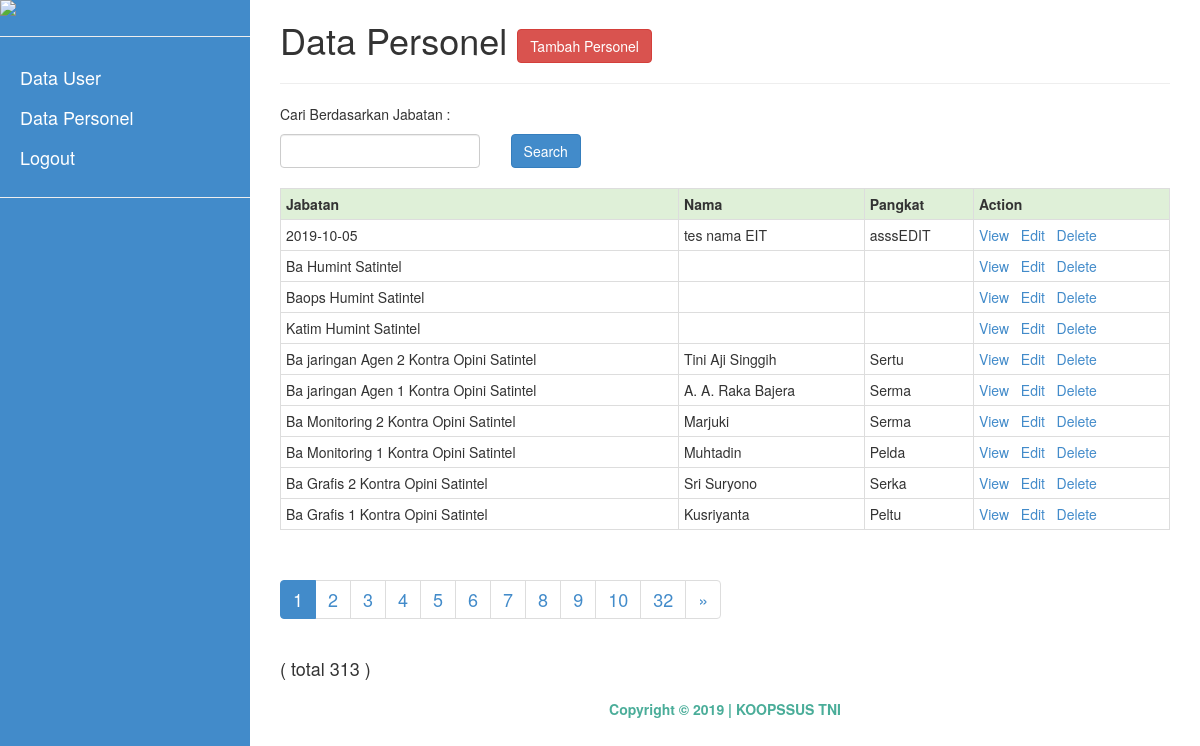
The app's page /personel.php (signed in) with its own data.
### tables this page shows
CREATE TABLE `tabel_personel_koopssus`  (
  `id` int(25) NOT NULL AUTO_INCREMENT,
  `Jabatan` varchar(100) NULL DEFAULT NULL,
  `Tmt_jabatan` date NULL DEFAULT NULL,
  `Nama` varchar(100) NULL DEFAULT NULL,
  `Pangkat` varchar(50) NULL DEFAULT NULL,
  `Korps` varchar(50) NULL DEFAULT NULL,
  `NRP` varchar(50) NULL DEFAULT NULL,
  `Matra` varchar(30) NULL DEFAULT NULL,
  `Tempat_lahir` varchar(50) NULL DEFAULT NULL,
  `Tanggal_lahir` date NULL DEFAULT NULL,
  `Gol_darah` varchar(50) NULL DEFAULT NULL,
  `Dik_akhir` varchar(50) NULL DEFAULT NULL,
  `Status` varchar(50) NULL DEFAULT NULL,
  `Domisili` varchar(50) NULL DEFAULT NULL,
  `Alamat` varchar(200) NULL DEFAULT NULL,
  `No_hp` varchar(20) NULL DEFAULT NULL,
  `Foto` varchar(200) NULL DEFAULT NULL,
  `Email` varchar(50) NULL DEFAULT NULL,
  `Ket` varchar(100) NULL DEFAULT NULL,
  PRIMARY KEY (`id`) USING BTREE
);

### public/personel_table.php (the view, shortened to what this page needs)
<?php
	include_once('includes/connect_database.php');
	include_once('functions.php');
?>
<div id="content" class="container col-md-12">
	<?php
		$function = new functions;
		$data = array();
		if(isset($_GET['keyword'])){
			$keyword = $function->sanitize($_GET['keyword']);
			$bind_keyword = "%".$keyword."%";
		}else{
			$keyword = "";
			$bind_keyword = $keyword;
		}
		if(empty($keyword)){
			$sql_query = "SELECT *
				FROM tabel_personel_koopssus
				ORDER BY id DESC";
		}else{
			$sql_query = "SELECT *
				FROM tabel_personel_koopssus
				WHERE Jabatan LIKE ?
				ORDER BY id DESC";
		}
		$stmt = $connect->stmt_init();
		if($stmt->prepare($sql_query)) {
			$stmt->execute();
			$stmt->store_result();
			$stmt->bind_result($data['id'],
					$data['Jabatan'],
					$data['Tmt_jabatan'],
					$data['Nama'],
					$data['Pangkat'],
					$data['Korps'],
					$data['NRP'],
					$data['Matra'],
					$data['Tempat_lahir'],
					$data['Tanggal_lahir'],
					$data['Gol_darah'],
					$data['Dik_akhir'],
					$data['Status'],
					$data['Domisili'],
					$data['Alamat'],
					$data['No_hp'],
					$data['Foto'],
					$data['Email'],
					$data['Ket']
					);
			$total_records = $stmt->num_rows;
		}
		if(isset($_GET['page'])){
			$page = $_GET['page'];
		}else{
			$page = 1;
		}
		$offset = 10;
		if ($page){
			$from 	= ($page * $offset) - $offset;
		}else{
			$from = 0;
		}
		if(empty($keyword)){
			$sql_query = "SELECT *
				FROM tabel_personel_koopssus
				ORDER BY id DESC
				LIMIT ?, ?";
		}else{
			$sql_query = "SELECT *
				FROM tabel_personel_koopssus
				WHERE Jabatan LIKE ?
				ORDER BY id DESC
				LIMIT ?, ?";
		}
		$stmt_paging = $connect->stmt_init();
		if($stmt_paging ->prepare($sql_query)) {
			if(empty($keyword)){
				$stmt_paging ->bind_param('ss', $from, $offset);
			}else{
				$stmt_paging ->bind_param('sss', $bind_keyword, $from, $offset);
			}
			$stmt_paging ->execute();
			$stmt_paging ->store_result();
			$stmt_paging ->bind_result($data['id'],
					$data['Jabatan'],
					$data['Tmt_jabatan'],
					$data['Nama'],
					$data['Pangkat'],
					$data['Korps'],
					$data['NRP'],
					$data['Matra'],
					$data['Tempat_lahir'],
					$data['Tanggal_lahir'],
					$data['Gol_darah'],
					$data['Dik_akhir'],
					$data['Status'],
					$data['Domisili'],
					$data['Alamat'],
					$data['No_hp'],
					$data['Foto'],
					$data['Email'],
					$data['Ket']
					);
			$total_records_paging = $total_records;
		}
		if($total_records_paging == 0){
	?>
	<h1>Data Tidak ditemukan
		<a href="add-personel.php">
			<button class="btn btn-danger">Tambah Personel</button>
		</a>
	</h1>
	<hr />
	<?php
		}else{ $row_number = $from + 1;?>
	<div>
	<div class="col-md-12 ">
		<h1>Data Personel
			<a href="add-personel.php">
				<button class="btn btn-danger">Tambah Personel</button>
			</a></h1>
		<hr/>
	</div>
	<form class="list_header" method="get">
		<div class="col-md-12">
			<p class="pholder">Cari Berdasarkan Jabatan : </p>
		</div>
		<div class="col-md-3">
			<input type="text" class="form-control" name="keyword"/>
		</div>
		<br>
			<input type="submit" class="btn btn-primary" name="btnSearch" value="Search"/>
	</form>
	<br>
	<div class="col-md-12">
	<div class="table-responsive">
	<table class='table table-hover table-condensed table-bordered'>
		<tr class="success">
			<th>Jabatan</th>
			<th>Nama</th>
			<th>Pangkat</th>
			<th>Action</th>
		</tr>
		<?php
			while ($stmt_paging->fetch()){
				?>
			<tr>
				<td><?php echo $data['Jabatan'];?></td>
				<td><?php echo $data['Nama'];?></td>
				 <td><?php echo $data['Pangkat'];?></td>
				<td>
					<a href="personel-detail.php?id=<?php echo $data['id'];?>">
						View
					</a>&nbsp;
					<a href="edit-personel.php?id=<?php echo $data['id'];?>">
						Edit
					</a>&nbsp;
					<a href="delete-personel.php?id=<?php echo $data['id'];?>">
						Delete
					</a>
				</td>
			</tr>
		<?php } }?>
	</table>
	</div>
	</div>
	<div class="col-md-12">
	<h4>
		<?php
			$function->doPages($offset, 'telpon.php', '', $total_records, $keyword);
		?>
	</h4>
	</div>
</div>
</div>

### personel.php (shortened to what this page needs)
<!DOCTYPE HTML PUBLIC "-//W3C//DTD HTML 4.01 Transitional//EN"
"http://www.w3.org/TR/html4/loose.dtd">
<html xmlns="http://www.w3.org/1999/xhtml">
    <head>
        <link rel="stylesheet" href="css/font-awesome.min.css">
        <link rel="stylesheet" href="css/bootstrap.css">
        <link rel="stylesheet" href="css/custom.css">
    </head>
    <body>
    	<div id="container">
    		<?php include('public/menubar.php'); ?>
    		<?php include('public/personel_table.php'); ?>
			<div class="col-md-12" align="center" style=" ">
    			<b><p style="padding-top: 10px; color: #4aad99;">Copyright © 2019 | <a style="text-decoration: none; color: #4aad99;" href="dashboard.php"> KOOPSSUS TNI</a></p></b>
    	</div>
    </body>
</html>

### public/menubar.php (shortened to what this page needs)
<!DOCTYPE html>
<html lang="en">
<head>
    <link href="css/bootstrap.min.css" rel="stylesheet">
    <link href="css/simple-sidebar.css" rel="stylesheet">
<link rel="stylesheet" href="https://use.fontawesome.com/releases/v5.6.3/css/all.css">
</head>
<body>
    <div id="wrapper">
        <div id="sidebar-wrapper" style="background-color: #428bca ">
            <ul class="sidebar-nav">
                <a href="dashboard.php"><img  src="<?php echo("images/menu.png"); ?>"/></a>
                <li><b><hr style="color: #fff; color: 30px;" ></b>
                </li>
                <li style="font-size: 18px; color: #fff"><a  style="font-size: 18px; color: #fff" href="user.php">Data User</a></li>
                <li style="font-size: 18px; color: #fff"><a  style="font-size: 18px; color: #fff" href="personel.php">Data Personel</a></li>
                <li style="font-size: 18px; color: #fff"><a style="font-size: 18px; color: #fff" href="logout.php">Logout</a></li>
                <hr style="color: #fff; font-size: 30px; size: 70px">
            </ul>
        </div>

### public/functions.php (shortened to what this page needs)
<?php
	class functions{
		function check_integer($which) {
			return false;
		}
		function get_current_page() {
			if(($var=$this->check_integer('page'))) {
				return $var;
			} else {
				return 1;
			}
		}
		function doPages($page_size, $thepage, $query_string, $total=0, $keyword) {
			$index_limit = 10;
			$query='';
			$current = $this->get_current_page();
			$total_pages=ceil($total/$page_size);
			$start=max($current-intval($index_limit/2), 1);
			$end=$start+$index_limit-1;
			echo '<div id="page_num">';
			echo '<ul class="pagination">';
			for ($i = $start; $i <= $end && $i <= $total_pages; $i++){
				if($i==$current) {
					echo '<li class="active"><a>'.$i.'</a></li>';
				} else {
					echo '<li><a href="'.$thepage.'?page='.$i.$query.'&keyword='.$keyword.'" title="go to page '.$i.'">'.$i.'</a></li>';
				}
			}
			if($total_pages > $end){
				$i = $total_pages;
				echo '<li><a href="'.$thepage.'?page='.$i.$query.'&keyword='.$keyword.'" title="go to page '.$i.'">'.$i.'</a></li>';
			}
			if($current < $total_pages) {
				$i = $current+1;
				echo '<li><a href="'.$thepage.'?page='.$i.$query.'&keyword='.$keyword.'" rel="nofollow" title="go to page '.$i.'">&raquo;</a></li>';
			} else {
				echo '';
			}
			echo '</ul>';
			if ($total != 0){
				echo '<p><br>( total '.$total.' )</p></div>';
			}else {
				echo '</div>';
			};
		}
	}
?>

### css/simple-sidebar.css (style rules this page uses)
#wrapper { padding-left: 0; -webkit-transition: all 0.5s ease; -moz-transition: all 0.5s ease; -o-transition: all 0.5s ease; transition: all 0.5s ease; }
#sidebar-wrapper { z-index: 1000; position: fixed; left: 250px; width: 0; height: 100%; margin-left: -250px; overflow-y: auto; background-color: #91afbb; -webkit-transition: all 0.5s ease; -moz-transition: all 0.5s ease; -o-transition: all 0.5s ease; transition: all 0.5s ease; }
.sidebar-nav { position: absolute; top: 0; width: 250px; margin: 0; padding: 0; list-style: none; }
.sidebar-nav li { text-indent: 20px; line-height: 40px; }
.sidebar-nav li a { display: block; text-decoration: none; font-size: 18px; color: white; }
@media (min-width:768px) { #wrapper { padding-left: 250px; } }
@media (min-width:768px) { #sidebar-wrapper { width: 250px; } }

### records on screen
tabel_personel_koopssus: Jabatan "2019-10-05", Nama "tes nama EIT", Pangkat "asssEDIT"
tabel_personel_koopssus: Jabatan "Ba Humint Satintel"
tabel_personel_koopssus: Jabatan "Baops Humint Satintel"
tabel_personel_koopssus: Jabatan "Katim Humint Satintel"
tabel_personel_koopssus: Jabatan "Ba jaringan Agen 2 Kontra Opini Satintel", Nama "Tini Aji Singgih", Pangkat "Sertu"
tabel_personel_koopssus: Jabatan "Ba jaringan Agen 1 Kontra Opini Satintel", Nama "A. A. Raka Bajera", Pangkat "Serma"
tabel_personel_koopssus: Jabatan "Ba Monitoring 2 Kontra Opini Satintel", Nama "Marjuki", Pangkat "Serma"
tabel_personel_koopssus: Jabatan "Ba Monitoring 1 Kontra Opini Satintel", Nama "Muhtadin", Pangkat "Pelda"
tabel_personel_koopssus: Jabatan "Ba Grafis 2 Kontra Opini Satintel", Nama "Sri Suryono", Pangkat "Serka"
tabel_personel_koopssus: Jabatan "Ba Grafis 1 Kontra Opini Satintel", Nama "Kusriyanta", Pangkat "Peltu"

### other values on screen
$i "32"
$total "313"
